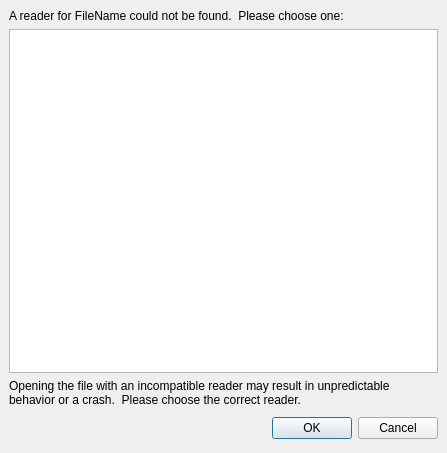
<?xml version="1.0" encoding="UTF-8"?>
<ui version="4.0">
 <class>SelectReaderDialog</class>
 <widget class="QDialog" name="SelectReaderDialog">
  <property name="geometry">
   <rect>
    <x>0</x>
    <y>0</y>
    <width>447</width>
    <height>453</height>
   </rect>
  </property>
  <property name="windowTitle">
   <string>Open Data With...</string>
  </property>
  <layout class="QVBoxLayout">
   <property name="spacing">
    <number>6</number>
   </property>
   <property name="margin">
    <number>9</number>
   </property>
   <item>
    <widget class="QLabel" name="FileInfo">
     <property name="text">
      <string>A reader for FileName could not be found.  Please choose one:</string>
     </property>
     <property name="wordWrap">
      <bool>true</bool>
     </property>
    </widget>
   </item>
   <item>
    <widget class="QListWidget" name="listWidget">
     <property name="sortingEnabled">
      <bool>true</bool>
     </property>
    </widget>
   </item>
   <item>
    <widget class="QLabel" name="label_2">
     <property name="text">
      <string>Opening the file with an incompatible reader may result in unpredictable behavior or a crash.  Please choose the correct reader.</string>
     </property>
     <property name="wordWrap">
      <bool>true</bool>
     </property>
    </widget>
   </item>
   <item>
    <layout class="QHBoxLayout">
     <property name="spacing">
      <number>6</number>
     </property>
     <property name="margin">
      <number>0</number>
     </property>
     <item>
      <spacer>
       <property name="orientation">
        <enum>Qt::Horizontal</enum>
       </property>
       <property name="sizeHint" stdset="0">
        <size>
         <width>131</width>
         <height>31</height>
        </size>
       </property>
      </spacer>
     </item>
     <item>
      <widget class="QPushButton" name="okButton">
       <property name="text">
        <string>OK</string>
       </property>
      </widget>
     </item>
     <item>
      <widget class="QPushButton" name="cancelButton">
       <property name="text">
        <string>Cancel</string>
       </property>
      </widget>
     </item>
    </layout>
   </item>
  </layout>
 </widget>
 <resources/>
 <connections>
  <connection>
   <sender>okButton</sender>
   <signal>clicked()</signal>
   <receiver>SelectReaderDialog</receiver>
   <slot>accept()</slot>
   <hints>
    <hint type="sourcelabel">
     <x>268</x>
     <y>271</y>
    </hint>
    <hint type="destinationlabel">
     <x>96</x>
     <y>254</y>
    </hint>
   </hints>
  </connection>
  <connection>
   <sender>cancelButton</sender>
   <signal>clicked()</signal>
   <receiver>SelectReaderDialog</receiver>
   <slot>reject()</slot>
   <hints>
    <hint type="sourcelabel">
     <x>351</x>
     <y>271</y>
    </hint>
    <hint type="destinationlabel">
     <x>179</x>
     <y>282</y>
    </hint>
   </hints>
  </connection>
  <connection>
   <sender>listWidget</sender>
   <signal>doubleClicked(QModelIndex)</signal>
   <receiver>SelectReaderDialog</receiver>
   <slot>accept()</slot>
   <hints>
    <hint type="sourcelabel">
     <x>170</x>
     <y>92</y>
    </hint>
    <hint type="destinationlabel">
     <x>16</x>
     <y>263</y>
    </hint>
   </hints>
  </connection>
 </connections>
</ui>
